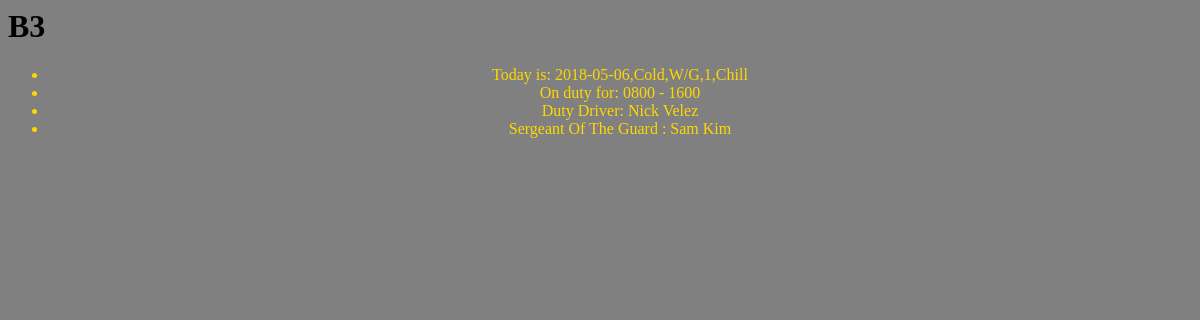
The page /cgr/2/ on the database as committed earlier.
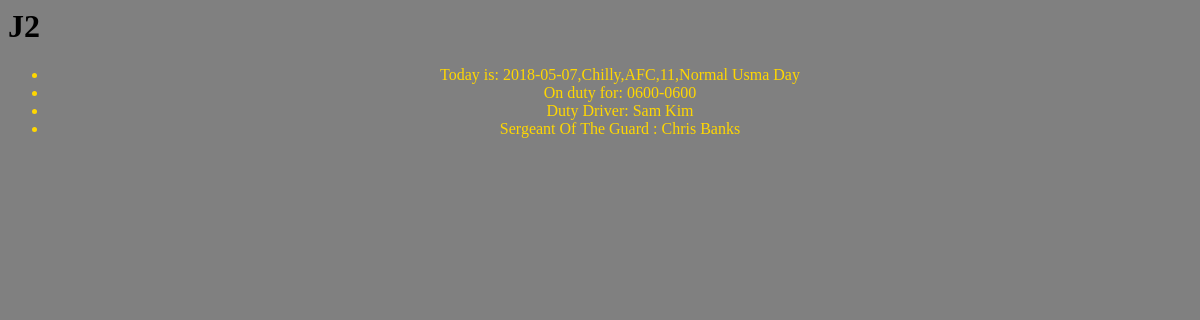
The same page on the database as committed later.
### poopdeck/models.py (models this page shows, shortened)
class Cgr(models.Model):
	Day = models.ForeignKey(Day, on_delete=models.CASCADE, default=1)
	Company = models.CharField(max_length=100)
	DurationRange = models.CharField(max_length=30)
	DutyDriver = models.CharField(max_length=30)
	SergeantOfGuard = models.CharField(max_length=30)

class Day(models.Model):
	CalenderDate = models.DateField()
	Weather = models.CharField(max_length=50)
	Uniform = models.CharField(max_length=20)
	TAPS = models.IntegerField()
	DescriptionOfDay = models.CharField(max_length=30)
	def __str__(self):
		return str(self.CalenderDate) +  ","  + self.Weather + "," + self.Uniform + "," + str(self.TAPS) + "," + self.DescriptionOfDay

### poopdeck/views.py (the view)
# urls.py: path('cgr/<int:cgr_id>/', views.cgr, name='cgr'),
def cgr(request, cgr_id):
	try:
		cgr = Cgr.objects.get(pk=cgr_id)
		context = {'cgr':cgr}
	except Cgr.DoesNotExist:
		raise Http404("Cgr does not exist")
	return render(request, 'poopdeck/cgr.html', context)

### poopdeck/templates/poopdeck/cgr.html (shortened to what this page needs)
<head>
</head>
<h1>{{ cgr.Company }} </h1>
<div>
<ul>
	<li>Today is: {{ cgr.Day }}</li>
	<li>On duty for: {{ cgr.DurationRange}}</li>
	<li>Duty Driver: {{ cgr.DutyDriver }}</li>
	<li>Sergeant Of The Guard : {{ cgr.SergeantOfGuard }}</li>
</ul>
</div>

Rows that differ between the two databases and show on the page:
changed Cgr "Sam Kim": Company "B3" → "J2"; Day "2018-05-06,Cold,W/G,1,Chill" → "2018-05-07,Chilly,AFC,11,Normal Usma Day"; DurationRange "0800 - 1600" → "0600-0600"; DutyDriver "Nick Velez" → "Sam Kim"; SergeantOfGuard "Sam Kim" → "Chris Banks"
